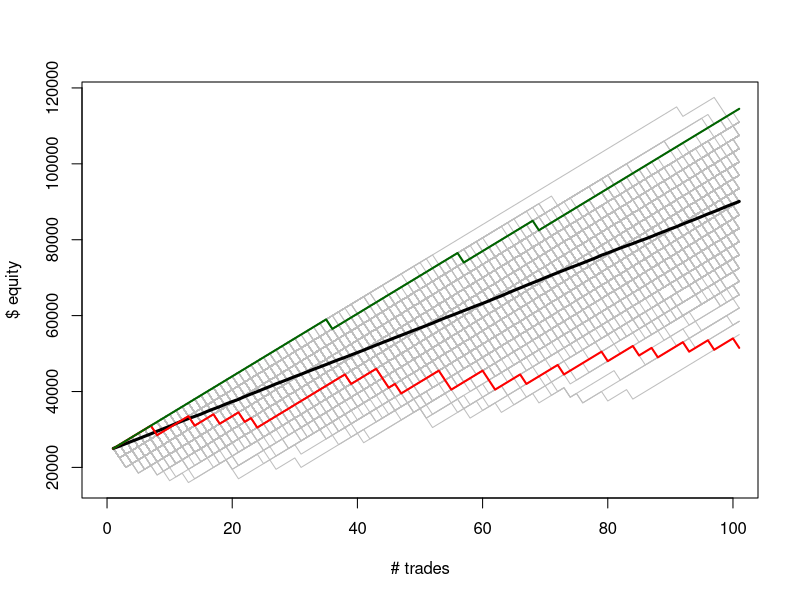

Recreate this plot in R.
# Try to simulate some equity curves given P(win) and Avg Win size
# Inputs:
#   number of trades per curve
#   number of curves
#   probability of winning
#   profit factor -OR- (average win size + average loss size) -OR- W:L
#   whether wins/losses are in $ or %
#   dollar multiplier of W:L if W:L in $ 
#     (e.g. each trade wins $50 and loses $100 if W:L is 0.5 and mult is 100)
#   max loss per trade if W:L in % 
#     (e.g. each trade wins 5% and loses 10% if W:L is 0.5 max loss is 10)
#   starting equity
# Risk of ruin inputs:
#   Loss level % (be clear what this is: losing X% or having X% remaining)
# Outputs:
#   Basic statistical analysis of all curve results
#   Basic statistical analysis of drawdowns by time
#     answer the question: "how hard is this to stick to when times are bad?"
#   Basic statistical analysis of drawdowns by amount
#     answer the question: "how pissed would people be looking at results?"
#   Graph of random sample of X curves
# Risk of ruin outputs:
#   Risk of ever experiencing loss level % from any given point on curve
#   Risk of ever experiencing loss level % of starting capital

library(zoo)

pwin   = 0.9
wlr    = 0.4
#avg_w  = 2
#avg_l  = 5
if (wlr < 1) {
  avg_w = 1
  avg_l = (1/wlr)
} else {
  avg_w = wlr
  avg_l = 1
}
#wlr    = avg_w / avg_l
#profac = wlr * (pwin/(1-pwin))
d_mult = 1000           # d mode: dollars to multiply avg win/loss by
maxpct = 10             # max % loss on the losing trades
f_mult = maxpct / avg_l # use this to sync wlr w/ max loss % on a trade
ncurve = 1000
ntrade = 100
d_or_f = 'd'            # dollars or fixed fractional risk mode
equity = 25000

probs  = runif(ncurve * ntrade)
probs  = matrix(probs, nrow=ntrade, ncol=ncurve)

trades = probs
if (d_or_f == "d") {
  trades[probs <= pwin] = avg_w * d_mult
  trades[probs > pwin]  = avg_l * d_mult * (-1)
} else {
  trades[probs <= pwin] = f_mult * avg_w / 100
  trades[probs > pwin]  = f_mult * avg_l / 100 * (-1)
}

curves = rep(equity, ncurve)
temp   = rbind(curves, trades)
#curves = rollapply(curves, 1, sum) # not this easy

# rollapply is unusably slow as used below
# brute force is easier than going to get RcppRoll and trying again
excel_roll_sum = function(x) {
  y = x
  for (i in 1:length(x)) { y[i] = rollapply(x, i, sum)[1]}
  return(y)
}

excel_roll_sum2 = function(x) {
  for (i in 1:(length(x)-1)) { 
    x[i+1] = x[i]+x[i+1]
  }
  return(x)
}

excel_roll_mult = function(x) {
  for (i in 1:(length(x)-1)) { 
    x[i+1] = x[i]*(1+x[i+1])
  }
  return(x)
}

if (d_or_f == 'd') {
  curves = apply(temp, 2, excel_roll_sum2)
} else 
  curves = apply(temp, 2, excel_roll_mult)

avg_crv = rowSums(curves)/ncurve

# plot them
xrange = c(0, ntrade)
yrange = range(curves)

plot(xrange, yrange, type="n", xlab="# trades", ylab="$ equity")
colors   = rainbow(ncurve)

for (i in 1:ncurve) {
  #lines(1:(ntrade+1), curves[,i], col=colors[i])
  lines(1:(ntrade+1), curves[,i], col="grey")
}

lines(1:(ntrade+1), avg_crv, col="black", lwd=3)
cat("average return of all curves ", (tail(avg_crv,1) - equity)/equity*100, "%\n")
cat("expected value ", pwin*avg_w - (1-pwin)*avg_l, "\n")
cat("kelly value", (wlr*pwin-(1-pwin))/wlr, "%\n")
cat(" Min.   1Q   Median Mean  3Q    Max.\n",
    summary(as.vector(tail(curves, 1))))

# worst curve is:
#  curves[,(curves[101,] == min(curves[101,]))]
# best curve is:
#  first (if multiple) curves[,(curves[101,] == max(curves[101,]))][,1]
#  otherwise: curves[,(curves[101,] == max(curves[101,]))]
# plot best and worst curves
if (is.null(ncol(curves[,(curves[(ntrade+1),] == min(curves[(ntrade+1),]))]))) {
  lines(1:(ntrade+1), 
        curves[,(curves[(ntrade+1),] == min(curves[(ntrade+1),]))], 
        col="red", 
        lwd=2)
} else {
  lines(1:(ntrade+1), 
        curves[,(curves[(ntrade+1),] == min(curves[(ntrade+1),]))][,1], 
        col="red", 
        lwd=2)
}

if (is.null(ncol(curves[,(curves[(ntrade+1),] == max(curves[(ntrade+1),]))]))) {
  lines(1:(ntrade+1), 
        curves[,(curves[(ntrade+1),] == max(curves[(ntrade+1),]))], 
        col="dark green", 
        lwd=2)
} else {
  lines(1:(ntrade+1), 
        curves[,(curves[(ntrade+1),] == max(curves[(ntrade+1),]))][,1], 
        col="dark green", 
        lwd=2)
}
# maybe do the above in a for loop to see how best and worst curves at 
# trade (25%, 50%, 75%) ended up? use an array for colors like
# [magenta", "orange"   "blue", "yellow     "pink", "lime"      "green, "red"]
#  best/worst at 25%    best/worst at 50%   best/worst at 75%     end
# maybe even don't even graph the grey ones?
